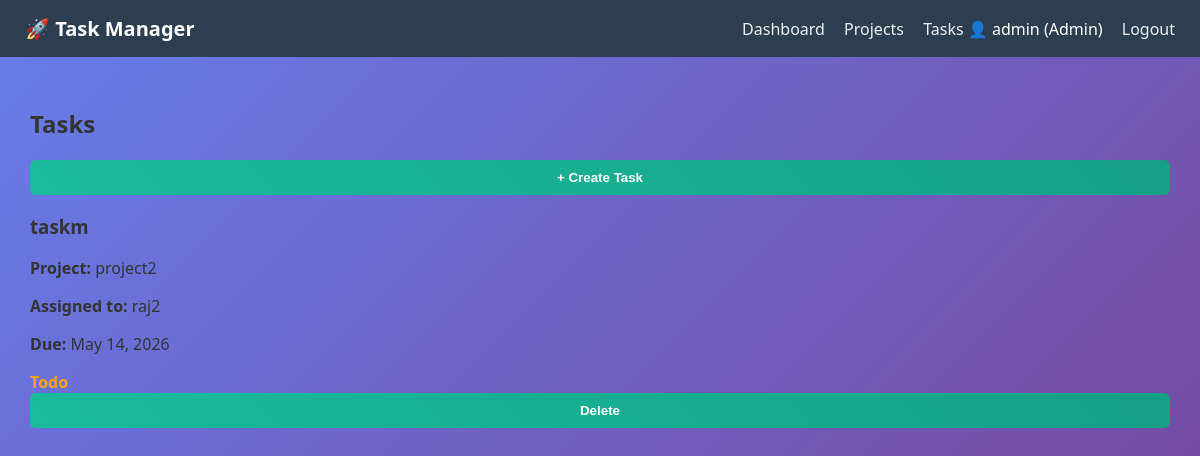
Page /tasks/ (signed in) on the committed database.
### task_manager/models.py (models this page shows, shortened)
class Profile(models.Model):
    ROLE_CHOICES = [
        ('Admin', 'Admin'),
        ('Member', 'Member')
    ]
    user = models.OneToOneField(User, on_delete=models.CASCADE)
    role = models.CharField(max_length=10, choices=ROLE_CHOICES, default="Member")

class Task(models.Model):
    STATUS_CHOICES = [
        ('TODO', 'TODO'),
        ('IN_PROGRESS', 'IN_PROGRESS'),
        ('DONE', 'DONE'),
    ]
    title = models.CharField(max_length=200)
    description = models.TextField(blank=True)
    project = models.ForeignKey(
        Project,
        on_delete=models.CASCADE,
        related_name="tasks"
    )
    assigned_to = models.ForeignKey(
        User,
        on_delete=models.CASCADE,
        related_name="tasks"
    )
    status = models.CharField(max_length=20, choices=STATUS_CHOICES, default="TODO")
    due_date = models.DateField()
    created_at = models.DateTimeField(auto_now_add=True)

class Project(models.Model):
    name = models.CharField(max_length=100)
    description = models.TextField(blank=True)
    created_by = models.ForeignKey(User, on_delete=models.CASCADE)
    members = models.ManyToManyField(User, related_name="projects")  # ✅ important
    created_at = models.DateTimeField(auto_now_add=True)

### task_manager/views.py (the view)
# urls.py: path('tasks/', views.tasks, name="tasks"),
def tasks(request):
    profile, _ = Profile.objects.get_or_create(user=request.user)
    if profile.role == "Admin":
        tasks = Task.objects.all()
    else:
        tasks = Task.objects.filter(assigned_to=request.user)
    return render(request, "tasks.html", {"tasks": tasks})

### templates/tasks.html (shortened to what this page needs)
{% extends "base.html" %}
{% block content %}
<h2 class="page-title">Tasks</h2>
{% if user.profile.role == "Admin" %}
    <a href="{% url 'create_task' %}">
        <button class="primary-btn">+ Create Task</button>
    </a>
{% endif %}
{% if tasks %}
<div class="task-list">
    {% for task in tasks %}
        <div class="task-card">
            <div class="task-header">
                <h3>{{ task.title }}</h3>
            </div>
            <div class="task-body">
                <p><strong>Project:</strong> {{ task.project.name }}</p>
                <p><strong>Assigned to:</strong> {{ task.assigned_to.username }}</p>
                <p><strong>Due:</strong> {{ task.due_date }}</p>
            </div>
            <div class="task-footer">
                <span class="status status-{{ task.status }}">
                    {{ task.status|title }}
                </span>
                {% if user.profile.role == "Admin" %}
                    <a href="{% url 'delete_task' task.id %}">
                        <button class="delete-btn">Delete</button>
                    </a>
                {% endif %}
            </div>
        </div>
    {% endfor %}
</div>
{% else %}
    <p class="empty-text">No tasks available.</p>
{% endif %}
{% endblock %}

### templates/base.html (shortened to what this page needs)
<!DOCTYPE html>
<html>
<head>
    {% load static %}
    <link rel="stylesheet" href="{% static 'css/style.css' %}">
</head>
<body>
<nav class="navbar">
    <div class="logo">🚀 Task Manager</div>
    <div class="nav-links">
        {% if user.is_authenticated %}
            <a href="{% url 'dashboard' %}">Dashboard</a>
            <a href="{% url 'projects' %}">Projects</a>
            <a href="{% url 'tasks' %}">Tasks</a>
            <span class="role">
                👤 {{ user.username }} ({{ user.profile.role }})
            </span>
            <a href="{% url 'logout' %}" class="logout">Logout</a>
        {% else %}
            <a href="{% url 'login' %}">Login</a>
            <a href="{% url 'signup' %}">Signup</a>
        {% endif %}
    </div>
</nav>
<div class="container">
    {% block content %}{% endblock %}
</div>
</body>
</html>

### static/css/style.css (style rules this page uses)
body { font-family: 'Segoe UI', sans-serif; margin: 0; background: linear-gradient(135deg, #667eea, #764ba2); color: #333; }
.navbar { display: flex; justify-content: space-between; align-items: center; background: #2c3e50; padding: 15px 25px; color: white; }
.logo { font-size: 20px; font-weight: bold; }
.nav-links a { color: #ecf0f1; margin-left: 15px; text-decoration: none; font-weight: 500; }
.logout { color: #e74c3c; }
.container { padding: 30px; }
button { background: linear-gradient(45deg, #1abc9c, #16a085); color: white; padding: 10px; border: none; border-radius: 6px; cursor: pointer; width: 100%; font-weight: bold; }
.status-TODO { color: orange; font-weight: bold; }
.task-list { margin-top: 10px; }

### rows in the picture
Task: title "taskm", project.name "project2", assigned_to.username "raj2", due_date "May 14, 2026", status "Todo"

### other values in the picture
{{ user.username }} "admin"
{{ user.profile.role }} "Admin"
